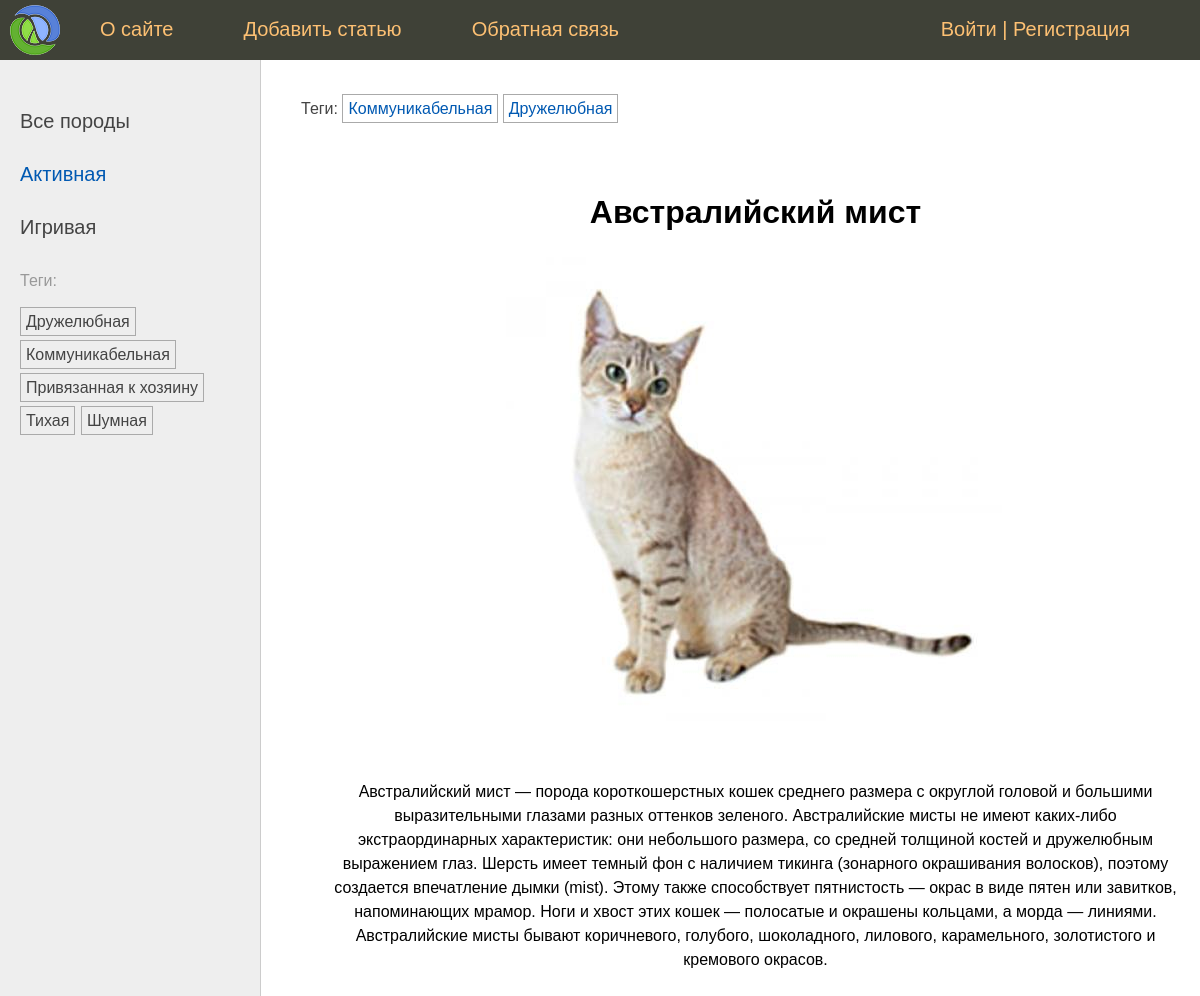
Before: /post/avstralijskij-mist/ with the older database file.
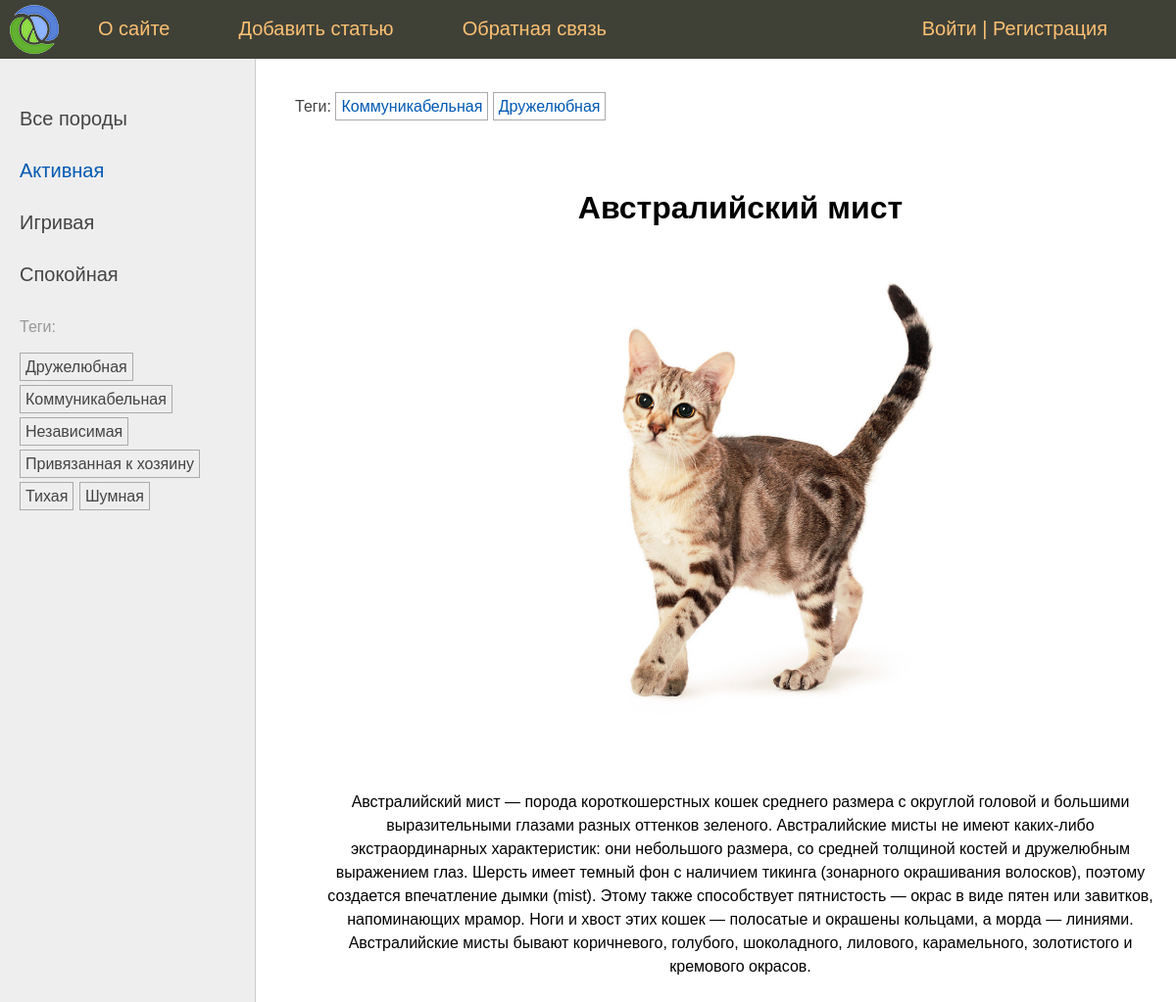
After: the same page with the newer database file.
### cats/models.py (models this page shows, shortened)
class Species(models.Model):
    name = models.CharField(
        max_length=100,
        db_index=True,
        verbose_name="Породы"
        )
    slug = models.SlugField(
        max_length=255,
        unique=True,
        db_index=True
        )
    class Meta:
        verbose_name = "Порода"
        verbose_name_plural = "Породы"
    def get_absolute_url(self):
        return reverse("species", kwargs={"spec_slug": self.slug})

class TagPost(models.Model):
    tag = models.CharField(
        max_length=100,
        db_index=True,
        )
    slug = models.SlugField(
        max_length=255,
        unique=True,
        )
    def get_absolute_url(self):
        return reverse("tag", kwargs={"tag_slug": self.slug})

class Cat(models.Model):
    class Status(models.IntegerChoices):
        DRAFT = 0, "Черновик"
        PUBLISHED = 1, "Опубликовано"
    title = models.CharField(
        max_length=255,
        verbose_name="Заголовок",
        )
    slug = models.SlugField(
        max_length=100,
        unique=True,
        db_index=True,
        verbose_name="Slug",
        blank=True
        )
    photo = models.ImageField(
        upload_to="photos/%Y/%m/%d",
        default=None,
        blank=True,
        null=True,
        verbose_name="Фото")
    content = models.TextField(
        blank=True,
        verbose_name="Текст статьи",
        )
    time_create = models.DateTimeField(
        auto_now_add=True,
        verbose_name="Время создания",
        )
    time_update = models.DateTimeField(
        auto_now=True,
        verbose_name="Время изменения",
        )
    is_published = models.IntegerField(
        choices=Status.choices,
        default=Status.PUBLISHED,
        verbose_name="Статус",
        )
    spec = models.ForeignKey(
        "Species",
        on_delete=models.PROTECT,
        related_name="posts",
        verbose_name="Породы",
        )
    tags = models.ManyToManyField(
        "TagPost",
        blank=True,
        related_name="tags",
        verbose_name="Теги",
        )
    owner = models.OneToOneField(
        "Owner",
        on_delete=models.SET_NULL,
        null=True,
        blank=True,
        verbose_name="Хозяин",
        )
    objects = models.Manager()
    published = PublishedManager()
    class Meta:
        verbose_name = "Котик"
        verbose_name_plural = "Котики"
        ordering = ["title", ]
        indexes = [
            models.Index(fields=["title"]),  # Ускоряет поиск по полю, но увеличивает объем данных
        ] # неявный порядок сортировки

### cats/views.py (the view)
# urls.py: path("post/<slug:post_slug>/", views.ShowPost.as_view(), name='post'),
class ShowPost(DataMixin, DetailView):
    template_name = "cats/post.html"
    slug_url_kwarg = "post_slug"
    context_object_name = "post"
    def get_context_data(self, **kwargs):
        context = super().get_context_data(**kwargs)
        return self.get_mixin_context(context, select=1, title=context["post"].title)
    def get_object(self):
        return get_object_or_404(Cat.published, slug=self.kwargs[self.slug_url_kwarg])

### cats/models.py (called while the page is built)
    def get_queryset(self):
        return super().get_queryset().filter(is_published=Cat.Status.PUBLISHED)

### cats/templatetags/cat_tags.py (called while the page is built)
@register.inclusion_tag("cats/list_categories.html")
def show_categories(spec_selected=0):
    specs = Species.objects.annotate(total=Count("posts")).filter(posts__is_published=True).filter(total__gt=0)
    return {"specs": specs, "spec_selected": spec_selected}

@register.inclusion_tag("cats/list_tags.html")
def show_all_tags():
    return {"tags": TagPost.objects.annotate(total=Count("tags")).filter(total__gt=0)}

### cats/utils.py (called while the page is built)
    def get_mixin_context(self, context, select=None, **kwargs):
        context["spec_selected"] = select
        context.update(kwargs)
        return context

### users/context_processors.py (called while the page is built)
def get_cat_context(requset):
    return {"mainmenu": menu}

### cats/templates/cats/post.html (shortened to what this page needs)
{% extends 'base.html' %}
{% block breadcrumbs %}
{% with post.tags.all as tags %}
{% if tags %}
<ul class="tags-list">
    <li>Теги:</li>
    {% for t in tags %}
        <li><a href="{{t.get_absolute_url}}">{{t.tag}}</a></li>
    {% endfor %}
</ul>
{% endif %}
{% endwith %}
{% endblock %}
{% block content %}
<h1 align="center">{{ post.title }}</h1>
{% if post.photo %}
<div class=centered-image>
    <p><img src={{post.photo.url}} width="500" height="473" alt="{{ post.title }}"></p>
</div>
{% endif %}
<p class="image-text">{{ post.content }}</p>
{% endblock %}

### cats/templates/cats/list_categories.html
{% for spec in specs%}
    {% if spec.pk == spec_selected %}
        <li class="selected">{{ spec.name }}</li>
    {% else %}
        <li><a href="{{ spec.get_absolute_url }}">{{ spec.name }}</a></li>
    {% endif %}
{% endfor %}

### cats/templates/cats/list_tags.html
{% if tags %}
    <p>Теги:</p>
    <ul class="tags-list">
        {% for t in tags %}
            <li><a href="{{t.get_absolute_url}}">{{t.tag}}</a></li>
        {% endfor %}
    </ul>
{% endif %}

Changed rows visible on the page:
added Species: name "Спокойная"
added TagPost: tag "Независимая"
changed Cat "Австралийский мист": photo: a different picture
